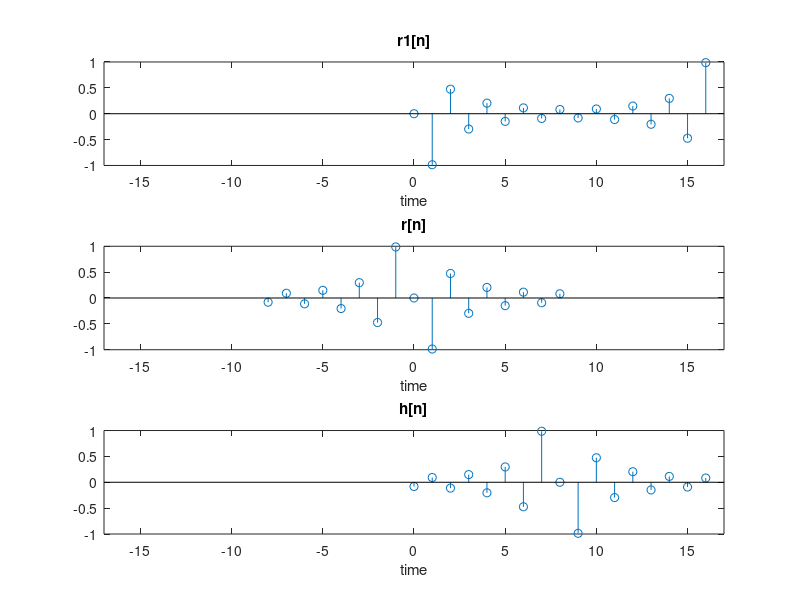
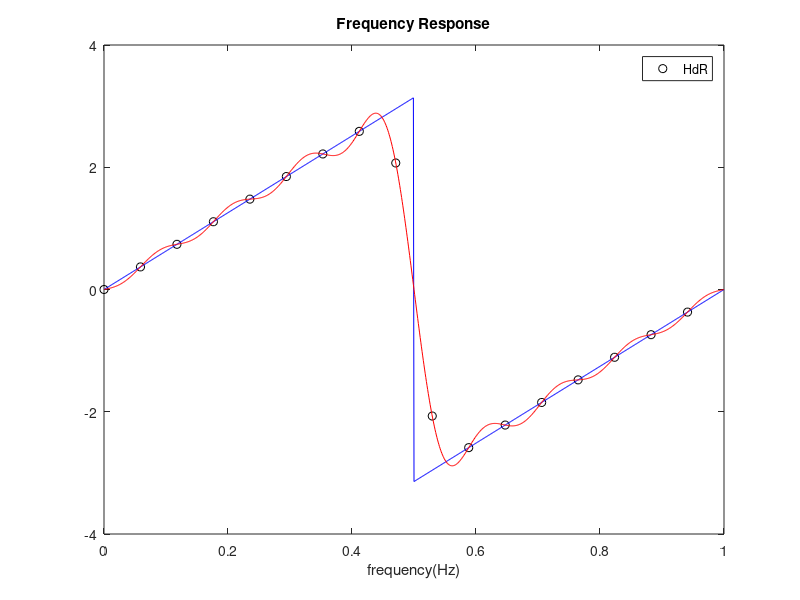

Write MATLAB code to recreate these figures, in order.
clear;
clc;

k = 8; % input parameter

N = 2*k+1;
F = (0:(N-1))*(1/N);
transition_band = [(k)/(2*k+1) (k+1)/(2*k+1)];


% step 1
Hd = zeros(1,N);

for i=1:N
    if (F(i)<0.5)
        Hd(i)=j*2*pi*F(i);
    else
        Hd(i)=j*2*pi*(F(i)-1);
    end
end
H = Hd;
H(k+1) = Hd(k+1)*0.7; % for transition band
H(k+2) = Hd(k+2)*0.7; % for transition band

% step 2
r1 = ifft(H);

% step 3
r  = circshift(r1,k);

% step 4
% step 5
FF = 0:0.001:1;
RF = zeros(1,length(FF));
for n=1:N
    RF = RF + r(n)*exp(-j*2*pi*FF*(n-k-1));
end

HH = zeros(1,length(FF));

for i=1:length(FF)
    if (FF(i)<0.5)
        HH(i)=j*2*pi*FF(i);
    else
        HH(i)=j*2*pi*(FF(i)-1);
    end
end


figure;
subplot(3,1,1)
x = 0:1:N-1;
stem(x,real(r1))
xlim([-N N])
title('r1[n]')
xlabel('time')

subplot(3,1,2)
x = -k:1:k;
stem(x,real(r))
xlim([-N N])
title('r[n]')
xlabel('time')

subplot(3,1,3)
x = 0:1:N-1;
stem(x,real(r))
xlim([-N N])
title('h[n]')
xlabel('time')

figure;
plot(F, imag(H), 'black o', FF, imag(HH), 'blue', FF, imag(RF),'red');
title('Frequency Response');
xlabel('frequency(Hz)');
legend(["","Hd","R"])
